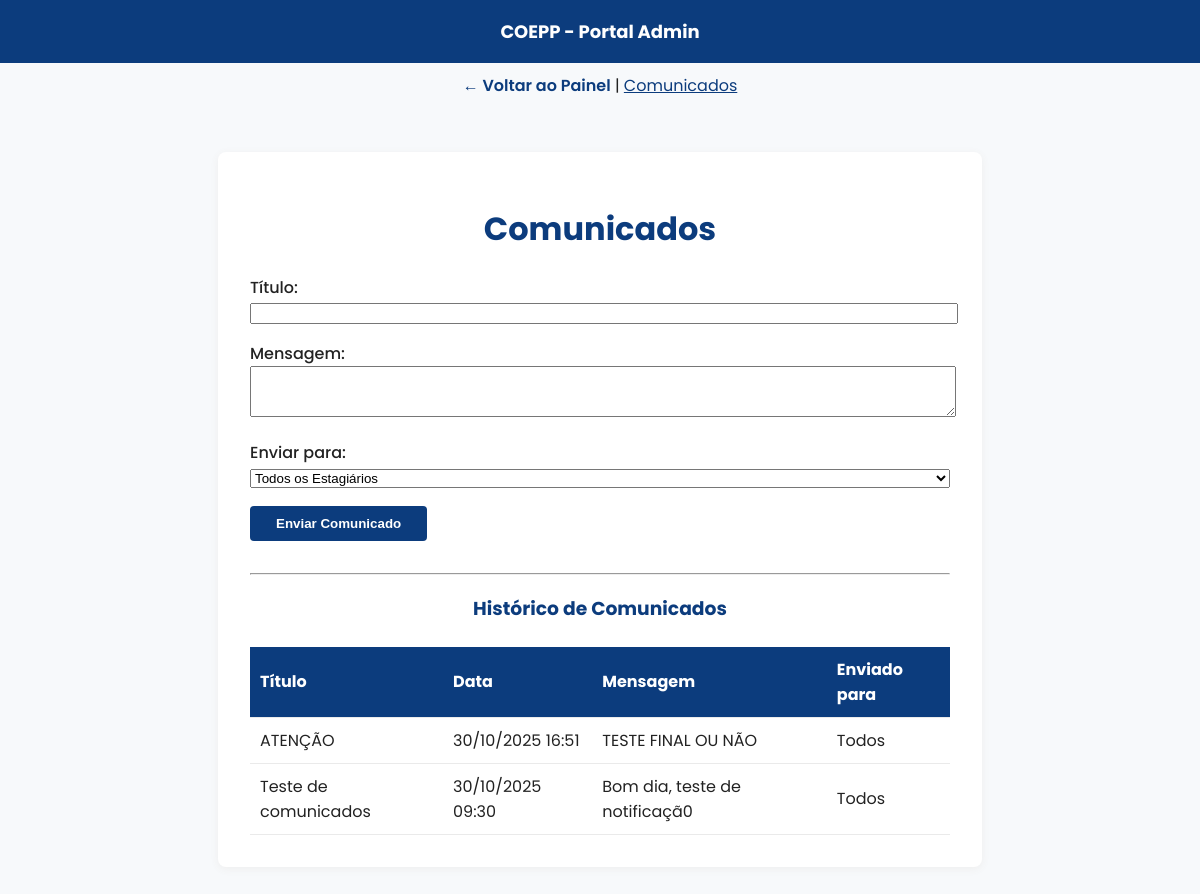
/admin/notificacoes (signed in), run on an earlier commit of the app's database.
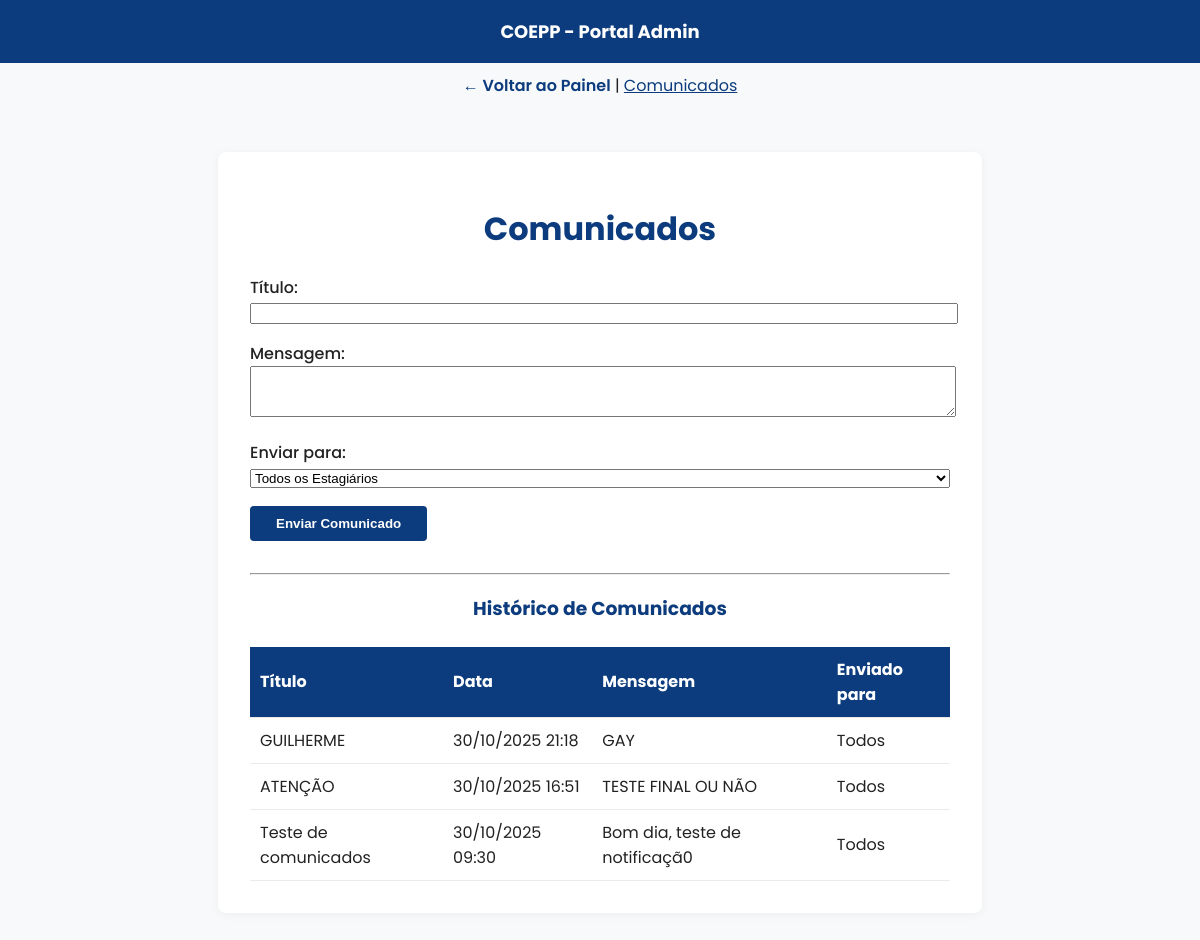
And on a later commit of the database.
### models.py (models this page shows, shortened)
class Notificacao(db.Model):
    id = db.Column(db.Integer, primary_key=True)
    titulo = db.Column(db.String(150), nullable=False)
    mensagem = db.Column(db.Text, nullable=False)
    data_criacao = db.Column(db.DateTime, default=datetime.datetime.now, nullable=False)
    destinatario_id = db.Column(db.Integer, db.ForeignKey('estagiario.id'), nullable=True)
    enviado_por = db.Column(db.String(100), nullable=False)  # Nome do admin

### views.py (the view, shortened to what this page needs)
@app.route('/admin/notificacoes', methods=['GET', 'POST'])
def admin_notificacoes():
    if 'logged_in' not in session or session.get('user_type') != 'mestre':
        flash('Acesso negado. Faça login como mestre.', 'error')
        return redirect(url_for('login'))
    notificacoes = Notificacao.query.order_by(Notificacao.data_criacao.desc()).all()
    estagiarios = Estagiario.query.all()
    return render_template('admin_notificacoes.html', notificacoes=notificacoes, estagiarios=estagiarios)

### templates/admin_notificacoes.html (shortened to what this page needs)
<!DOCTYPE html>
<html lang="pt-br">
<head>
</head>
<body>
    <div class="admin-bar">
        <span style="font-size:18px;font-weight:700">COEPP - Portal Admin</span>
    </div>
    <div class="voltar">
        <a href="{{ url_for('aba_admin') }}" style="color:#0C3C7D;font-weight:600;text-decoration:none;">← Voltar ao Painel</a> |
        <a href="{{ url_for('admin_notificacoes') }}" style="color:#0C3C7D;text-decoration:underline;">Comunicados</a>
    </div>
    <div class="container admin-comunicados">
        <h1>Comunicados</h1>
        <form method="POST" action="{{ url_for('admin_notificacoes') }}" style="margin-bottom:32px">
            <div class="form-group">
                <label for="titulo">Título:</label>
                <input id="titulo" name="titulo" class="form-control" required style="width:100%">
            </div>
            <div class="form-group">
                <label for="mensagem">Mensagem:</label>
                <textarea id="mensagem" name="mensagem" class="form-control" required rows="3" style="width:100%"></textarea>
            </div>
            <div class="form-group">
                <label for="destinatario_id">Enviar para:</label>
                <select id="destinatario_id" name="destinatario_id" class="form-control" style="width:100%">
                    <option value="">Todos os Estagiários</option>
                </select>
            </div>
            <button type="submit" class="btn">Enviar Comunicado</button>
        </form>
        <hr/>
        <h3>Histórico de Comunicados</h3>
        <table>
            <tr>
                <th>Título</th>
                <th>Data</th>
                <th>Mensagem</th>
                <th>Enviado para</th>
            </tr>
            {% for notif in notificacoes %}
            <tr>
                <td>{{ notif.titulo }}</td>
                <td>{{ notif.data_criacao.strftime('%d/%m/%Y %H:%M') }}</td>
                <td>{{ notif.mensagem }}</td>
                <td>{% if notif.destinatario_id %}Estagiário ID {{ notif.destinatario_id }}{% else %}Todos{% endif %}</td>
            </tr>
            {% else %}
            <tr><td colspan="4" style="color:#999; text-align:center;">Nenhum comunicado enviado ainda.</td></tr>
            {% endfor %}
        </table>
    </div>
</body>
</html>

### templates/admin_notificacoes.html (style rules this page uses)
body { font-family:'Poppins',sans-serif;background:#f7f9fb;color:#222;margin:0; }
.admin-bar { background:#0C3C7D;padding:18px 0;text-align:center;color:#fff; }
.container { max-width:700px;margin:40px auto;background:#fff;box-shadow:0 2px 8px #eee;border-radius:8px;padding:32px; }
.btn { background:#0C3C7D;color:#fff;padding:10px 26px;border-radius:4px;border:none;cursor:pointer;font-weight:600;transition:background .2s; }
h1,h3 { text-align:center;color:#0C3C7D; }
table { width:100%;border-collapse:collapse;margin-top:24px; }
th,td { padding:10px;border-bottom:1px solid #eaeaea;text-align:left; }
th { background:#0C3C7D;color:#fff; }
.form-group { margin-bottom:16px; }
label { font-weight:500; }
.voltar { display:block;padding:10px 0 14px 0;text-align:center; }

What changed in the data, as far as the page shows it:
added Notificacao: titulo "GUILHERME", data_criacao "30/10/2025 21:18", mensagem "GAY", shows "Todos"
